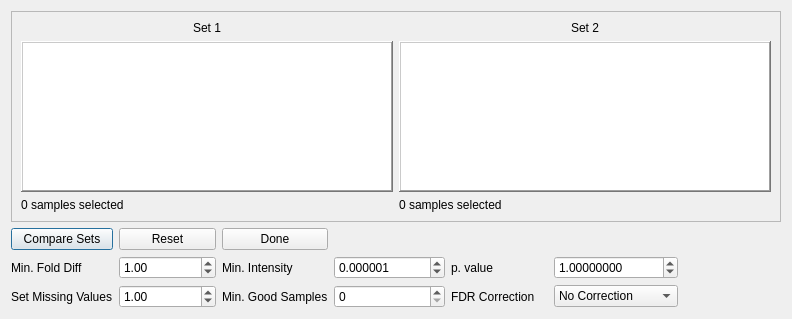
<?xml version="1.0" encoding="UTF-8"?>
<ui version="4.0">
 <class>CompareSamplesDialog</class>
 <widget class="QDialog" name="CompareSamplesDialog">
  <property name="geometry">
   <rect>
    <x>0</x>
    <y>0</y>
    <width>792</width>
    <height>319</height>
   </rect>
  </property>
  <property name="windowTitle">
   <string>Compare Samples</string>
  </property>
  <layout class="QGridLayout" name="gridLayout">
   <item row="7" column="4">
    <widget class="QLabel" name="label_6">
     <property name="text">
      <string>p. value</string>
     </property>
    </widget>
   </item>
   <item row="5" column="0">
    <widget class="QPushButton" name="compareButton">
     <property name="text">
      <string>Compare Sets</string>
     </property>
    </widget>
   </item>
   <item row="5" column="1">
    <widget class="QPushButton" name="resetButton">
     <property name="text">
      <string>Reset</string>
     </property>
    </widget>
   </item>
   <item row="5" column="2">
    <widget class="QPushButton" name="cancelButton">
     <property name="text">
      <string>Done</string>
     </property>
    </widget>
   </item>
   <item row="7" column="1">
    <widget class="QDoubleSpinBox" name="minFoldDiff">
     <property name="value">
      <double>1.000000000000000</double>
     </property>
    </widget>
   </item>
   <item row="7" column="0">
    <widget class="QLabel" name="label_5">
     <property name="text">
      <string>Min. Fold Diff</string>
     </property>
    </widget>
   </item>
   <item row="7" column="2">
    <widget class="QLabel" name="label_4">
     <property name="text">
      <string>Min. Intensity</string>
     </property>
    </widget>
   </item>
   <item row="7" column="3">
    <widget class="QDoubleSpinBox" name="minIntensity">
     <property name="decimals">
      <number>6</number>
     </property>
     <property name="minimum">
      <double>0.000000000000000</double>
     </property>
     <property name="maximum">
      <double>999999999.000000000000000</double>
     </property>
     <property name="singleStep">
      <double>0.000001000000000</double>
     </property>
     <property name="value">
      <double>0.000001000000000</double>
     </property>
    </widget>
   </item>
   <item row="7" column="5">
    <widget class="QDoubleSpinBox" name="minPValue">
     <property name="decimals">
      <number>8</number>
     </property>
     <property name="maximum">
      <double>99999999999.000000000000000</double>
     </property>
     <property name="singleStep">
      <double>0.010000000000000</double>
     </property>
     <property name="value">
      <double>1.000000000000000</double>
     </property>
    </widget>
   </item>
   <item row="8" column="5">
    <widget class="QComboBox" name="correctionBox">
     <item>
      <property name="text">
       <string>No Correction</string>
      </property>
     </item>
     <item>
      <property name="text">
       <string>Bonferroni</string>
      </property>
     </item>
     <item>
      <property name="text">
       <string>Holms</string>
      </property>
     </item>
     <item>
      <property name="text">
       <string>Benjamini</string>
      </property>
     </item>
    </widget>
   </item>
   <item row="8" column="0">
    <widget class="QLabel" name="label_3">
     <property name="text">
      <string>Set Missing Values</string>
     </property>
    </widget>
   </item>
   <item row="8" column="1">
    <widget class="QDoubleSpinBox" name="missingValue">
     <property name="maximum">
      <double>999999999.000000000000000</double>
     </property>
     <property name="value">
      <double>1.000000000000000</double>
     </property>
    </widget>
   </item>
   <item row="8" column="4">
    <widget class="QLabel" name="label_7">
     <property name="text">
      <string>FDR Correction</string>
     </property>
    </widget>
   </item>
   <item row="8" column="2">
    <widget class="QLabel" name="label_8">
     <property name="text">
      <string>Min. Good Samples</string>
     </property>
    </widget>
   </item>
   <item row="8" column="3">
    <widget class="QSpinBox" name="minGoodSamples">
     <property name="value">
      <number>0</number>
     </property>
    </widget>
   </item>
   <item row="2" column="0" rowspan="2" colspan="7">
    <widget class="QFrame" name="frame">
     <property name="frameShape">
      <enum>QFrame::StyledPanel</enum>
     </property>
     <property name="frameShadow">
      <enum>QFrame::Raised</enum>
     </property>
     <layout class="QGridLayout" name="gridLayout_2">
      <item row="0" column="2">
       <widget class="QLabel" name="label_2">
        <property name="text">
         <string>Set 2</string>
        </property>
        <property name="alignment">
         <set>Qt::AlignCenter</set>
        </property>
       </widget>
      </item>
      <item row="2" column="0">
       <widget class="QListWidget" name="filelist1">
        <property name="acceptDrops">
         <bool>true</bool>
        </property>
        <property name="frameShape">
         <enum>QFrame::WinPanel</enum>
        </property>
        <property name="frameShadow">
         <enum>QFrame::Raised</enum>
        </property>
        <property name="editTriggers">
         <set>QAbstractItemView::NoEditTriggers</set>
        </property>
        <property name="dragEnabled">
         <bool>true</bool>
        </property>
        <property name="dragDropOverwriteMode">
         <bool>true</bool>
        </property>
        <property name="dragDropMode">
         <enum>QAbstractItemView::DropOnly</enum>
        </property>
        <property name="alternatingRowColors">
         <bool>false</bool>
        </property>
        <property name="selectionMode">
         <enum>QAbstractItemView::MultiSelection</enum>
        </property>
        <property name="sortingEnabled">
         <bool>false</bool>
        </property>
       </widget>
      </item>
      <item row="0" column="0">
       <widget class="QLabel" name="label">
        <property name="text">
         <string>Set 1</string>
        </property>
        <property name="alignment">
         <set>Qt::AlignCenter</set>
        </property>
       </widget>
      </item>
      <item row="3" column="0">
       <widget class="QLabel" name="fileCount1">
        <property name="text">
         <string>0 samples selected</string>
        </property>
       </widget>
      </item>
      <item row="3" column="2">
       <widget class="QLabel" name="fileCount2">
        <property name="text">
         <string>0 samples selected</string>
        </property>
       </widget>
      </item>
      <item row="2" column="2">
       <widget class="QListWidget" name="filelist2">
        <property name="acceptDrops">
         <bool>true</bool>
        </property>
        <property name="frameShape">
         <enum>QFrame::WinPanel</enum>
        </property>
        <property name="frameShadow">
         <enum>QFrame::Raised</enum>
        </property>
        <property name="showDropIndicator" stdset="0">
         <bool>false</bool>
        </property>
        <property name="dragEnabled">
         <bool>false</bool>
        </property>
        <property name="dragDropOverwriteMode">
         <bool>false</bool>
        </property>
        <property name="dragDropMode">
         <enum>QAbstractItemView::DropOnly</enum>
        </property>
        <property name="selectionMode">
         <enum>QAbstractItemView::MultiSelection</enum>
        </property>
       </widget>
      </item>
     </layout>
    </widget>
   </item>
  </layout>
 </widget>
 <resources/>
 <connections>
  <connection>
   <sender>cancelButton</sender>
   <signal>clicked()</signal>
   <receiver>CompareSamplesDialog</receiver>
   <slot>close()</slot>
   <hints>
    <hint type="sourcelabel">
     <x>168</x>
     <y>277</y>
    </hint>
    <hint type="destinationlabel">
     <x>148</x>
     <y>150</y>
    </hint>
   </hints>
  </connection>
 </connections>
</ui>
